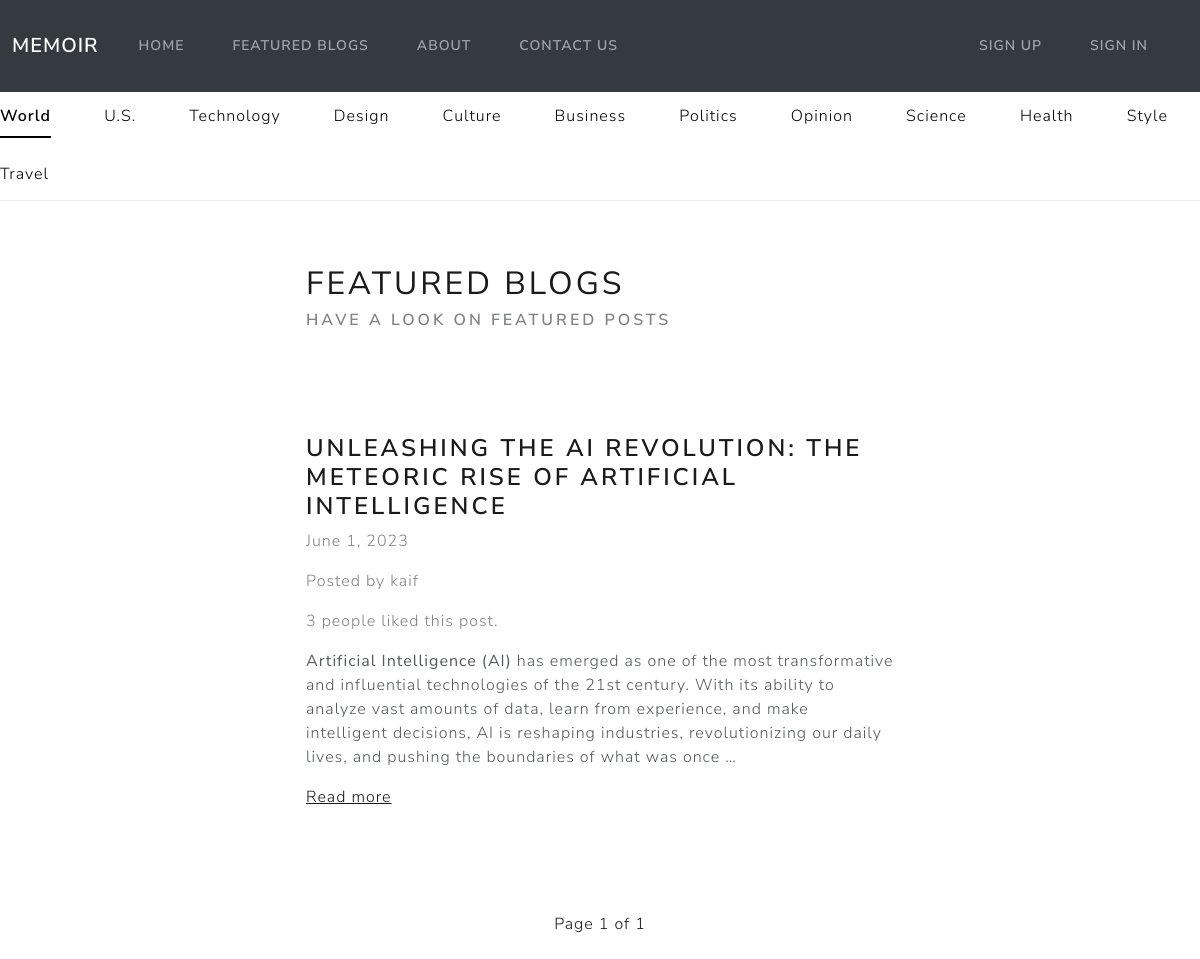
/featured/, run on the app's committed database.
### blog/models.py (models this page shows)
class Article(models.Model):
	title = models.CharField(max_length=255)
	content = HTMLField()
	date = models.DateField(auto_now_add=True)
	author = models.ForeignKey(User, on_delete=models.CASCADE)
	featured = models.BooleanField(default=False)
	likes = models.ManyToManyField(User, related_name='likes', blank=True)

### blog/views.py (the view)
# urls.py: path('featured/', Featured.as_view(), name = 'featured'),
class Featured(ListView):
    model = Article
    queryset = Article.objects.filter(featured=True).order_by('-date')
    template_name = 'blog/featured.html'
    paginate_by = 1

### blog/templates/blog/featured.html (shortened to what this page needs)
{% extends 'blog/base.html' %}
{% block content %}
    <div class="row">
        <div class="col-md-6 col-12 mx-md-auto mx -3 mt-5 mb-5">
            <h1 class="fw-bolder">Featured Blogs</h1>
            <h5 class="text-muted">Have a look on featured posts</h5>
        </div>
    </div>
    {% for object in object_list  %}
    <div class="row">
        <div class="col-md-6 col-12 mx-md-auto mx -3 mt-5 mb-5">
            <h3 class="fw-bold">{{ object.title }}</h3>
            <p class="text-muted">{{ object.date }}</p>
            <p class="text-muted">Posted by {{ object.author.username }}</p>
            {% if object.likes.count == 1 %}
                <p class="text-muted">{{ object.likes.count }} people likes this post.</p>
            {% else %}
                <p class="text-muted">{{ object.likes.count }} people liked this post.</p>
            {% endif %}
            <div class="my-3">
                {{ object.content|truncatewords_html:50|safe}}
            </div>
            <a href="{% url 'detail_article' object.id %}">Read more</a>
        </div>
    </div>
    {% endfor %}
<nav>
    <ul class="pagination">
        <div class="mx-auto d-flex flex-row mt-5">
            <li class="page-item">
                <a href="#" class="page-link">Page {{ page_obj.number}}  of
                {{ page_obj.paginator.num_pages }}</a>
            </li>
        </div>
    </ul>
</nav>
{% endblock content %}

### data on the page
Article: title "UNLEASHING THE AI REVOLUTION: THE METEORIC RISE OF ARTIFICIAL INTELLIGENCE", date "June 1, 2023", author.username "kaif", likes.count "3", content "Artificial Intelligence (AI) has emerged as one of the most transformative and influential technologies of the 21st century. With its ability to analyze vast amounts of data, learn from experience, and make intelligent decisions, AI is reshaping industries, revolutionizing our daily lives, and pushing the boundaries of what was once …"

### other printed values
{{ page_obj.number }} "1"
{{ page_obj.paginator.num_pages }} "1"
